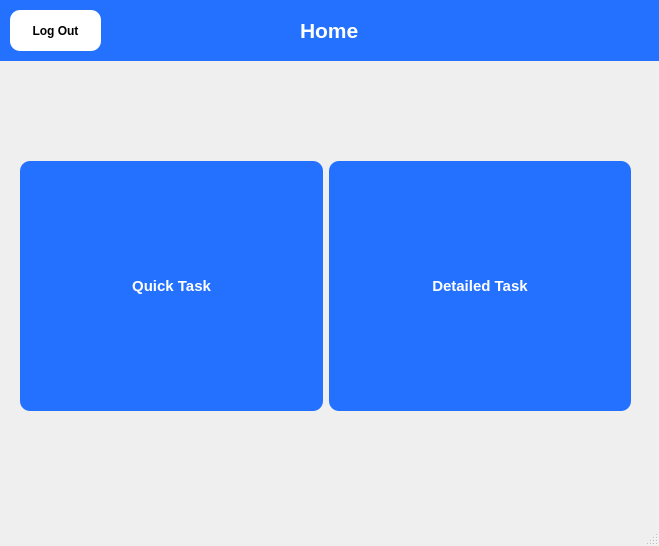
<?xml version="1.0" encoding="UTF-8"?>
<ui version="4.0">
 <class>MainWindow</class>
 <widget class="QMainWindow" name="MainWindow">
  <property name="geometry">
   <rect>
    <x>0</x>
    <y>0</y>
    <width>659</width>
    <height>546</height>
   </rect>
  </property>
  <property name="windowTitle">
   <string>MainWindow</string>
  </property>
  <widget class="QWidget" name="centralwidget">
   <widget class="QWidget" name="horizontalLayoutWidget">
    <property name="geometry">
     <rect>
      <x>20</x>
      <y>160</y>
      <width>611</width>
      <height>252</height>
     </rect>
    </property>
    <layout class="QHBoxLayout" name="horizontalLayout">
     <item>
      <widget class="QPushButton" name="quickButton">
       <property name="minimumSize">
        <size>
         <width>250</width>
         <height>250</height>
        </size>
       </property>
       <property name="styleSheet">
        <string notr="true">QPushButton {
    background-color: #2471FF;
    color: white;
    border-radius: 10px;
    font-size: 15px;
    font-weight: bold;
    padding: 8px 15px;
}

QPushButton:hover {
    background-color: #164499;
}

QPushButton:pressed {
    background-color: #0E326F;
}
</string>
       </property>
       <property name="text">
        <string>Quick Task</string>
       </property>
      </widget>
     </item>
     <item>
      <widget class="QPushButton" name="detailedButton">
       <property name="minimumSize">
        <size>
         <width>250</width>
         <height>250</height>
        </size>
       </property>
       <property name="styleSheet">
        <string notr="true">QPushButton {
    background-color: #2471FF;
    color: white;
    border-radius: 10px;
    font-size: 15px;
    font-weight: bold;
    padding: 8px 15px;
}

QPushButton:hover {
    background-color: #164499;
}

QPushButton:pressed {
    background-color: #0E326F;
}
</string>
       </property>
       <property name="text">
        <string>Detailed Task</string>
       </property>
      </widget>
     </item>
    </layout>
   </widget>
   <widget class="QFrame" name="appBar">
    <property name="geometry">
     <rect>
      <x>0</x>
      <y>0</y>
      <width>661</width>
      <height>61</height>
     </rect>
    </property>
    <property name="font">
     <font>
      <weight>75</weight>
      <bold>true</bold>
     </font>
    </property>
    <property name="styleSheet">
     <string notr="true">background-color: #FF2471FF;</string>
    </property>
    <property name="frameShape">
     <enum>QFrame::NoFrame</enum>
    </property>
    <property name="frameShadow">
     <enum>QFrame::Plain</enum>
    </property>
    <widget class="QLabel" name="label">
     <property name="geometry">
      <rect>
       <x>300</x>
       <y>20</y>
       <width>91</width>
       <height>21</height>
      </rect>
     </property>
     <property name="font">
      <font>
       <pointsize>16</pointsize>
       <weight>75</weight>
       <bold>true</bold>
      </font>
     </property>
     <property name="styleSheet">
      <string notr="true">Color:#FFFFFF</string>
     </property>
     <property name="text">
      <string>Home</string>
     </property>
    </widget>
    <widget class="QPushButton" name="signOutButton">
     <property name="geometry">
      <rect>
       <x>10</x>
       <y>10</y>
       <width>91</width>
       <height>41</height>
      </rect>
     </property>
     <property name="font">
      <font>
       <pointsize>-1</pointsize>
       <weight>75</weight>
       <bold>true</bold>
      </font>
     </property>
     <property name="styleSheet">
      <string notr="true">QPushButton {
    background-color: #FFFFFF;
    color: black;
    border-radius: 10px;
    font-size: 12px;
    font-weight: bold;
    padding: 8px 15px;
}

QPushButton:hover {
    background-color: #164499;
}

QPushButton:pressed {
    background-color: #0E326F;
}
</string>
     </property>
     <property name="text">
      <string>Log Out</string>
     </property>
    </widget>
   </widget>
  </widget>
  <widget class="QStatusBar" name="statusbar"/>
  <action name="actionHome">
   <property name="text">
    <string>Home</string>
   </property>
   <property name="font">
    <font>
     <pointsize>16</pointsize>
     <weight>75</weight>
     <bold>true</bold>
     <strikeout>false</strikeout>
    </font>
   </property>
  </action>
 </widget>
 <resources/>
 <connections/>
</ui>
